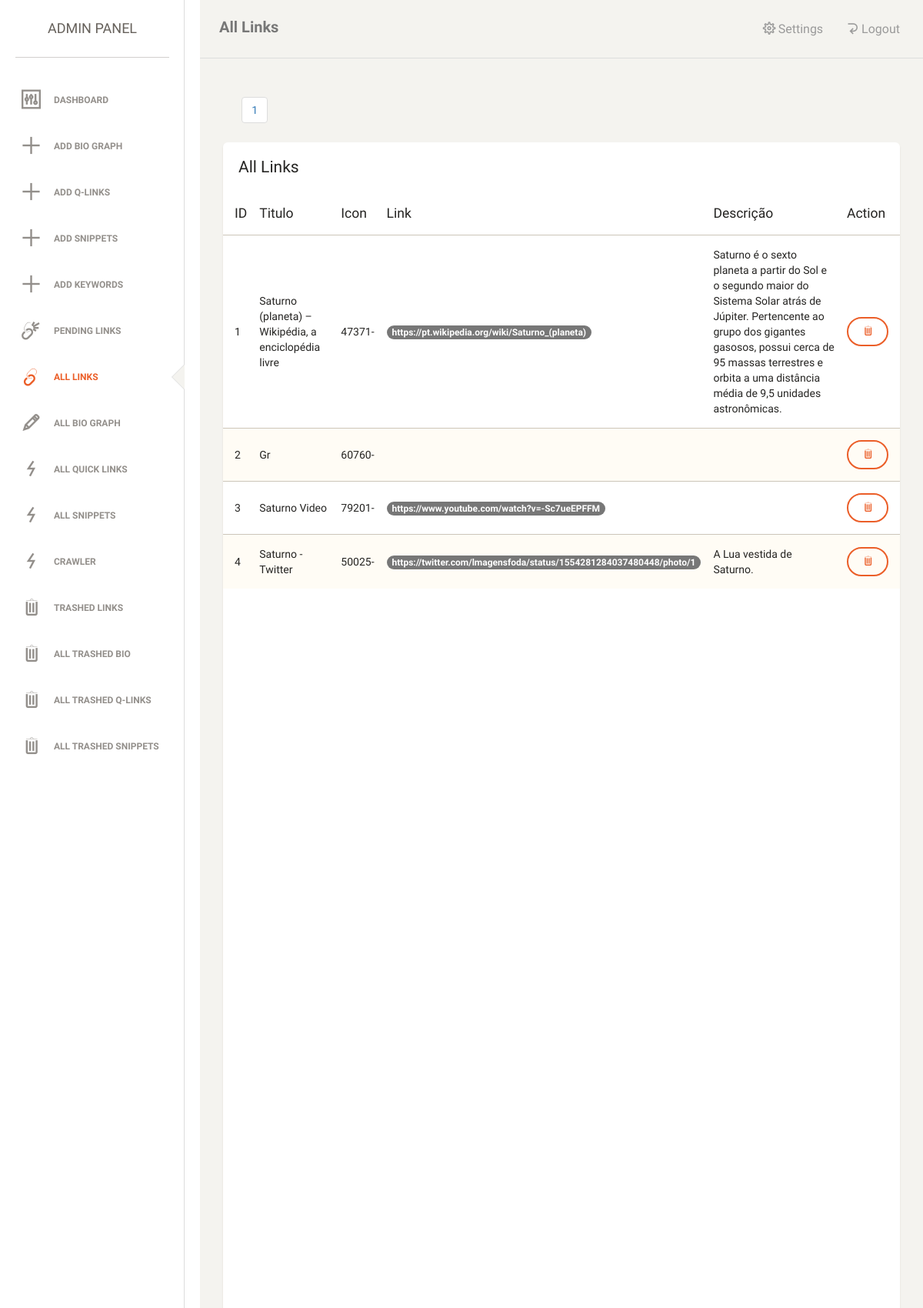
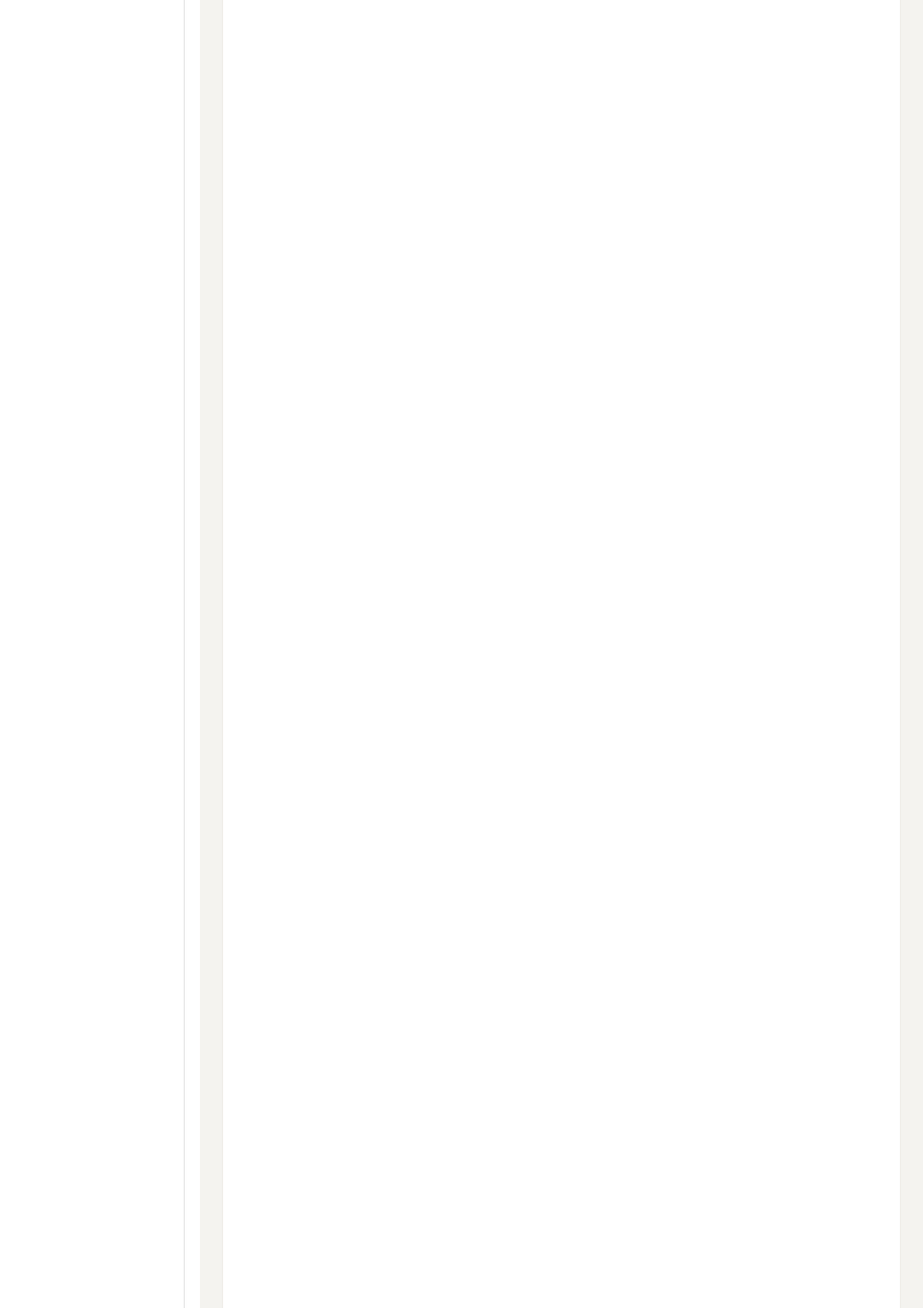
The app's page /admin/all_links.php (signed in, upper part) with its own data (2 pictures, top to bottom).
### tables this page shows
CREATE TABLE `search` (
  `id` int(11) NOT NULL,
  `title` longtext NOT NULL,
  `url` longtext NOT NULL,
  `description` longtext NOT NULL,
  `keywords` varchar(500) NOT NULL,
  `icons` longtext NOT NULL,
  `clicks` longtext NOT NULL,
  `status` longtext NOT NULL
);

### admin/all_links.php (the view, shortened to what this page needs)
<?php
	include '../inc/db_connect.php';
$limit = 25;
if (isset($_GET["page"])) { $page  = $_GET["page"]; } else { $page=1; };
$start_from = ($page-1) * $limit;
?>
<!doctype html>
<html lang="en">
<head>
    <link href="assets/css/bootstrap.min.css" rel="stylesheet" />
    <link href="assets/css/animate.min.css" rel="stylesheet"/>
    <link href="assets/css/paper-dashboard.css" rel="stylesheet"/>
    <link href="assets/css/demo.css" rel="stylesheet" />
    <link href="css/font-awesome.min.css" rel="stylesheet">
    <link href="assets/css/themify-icons.css" rel="stylesheet">
</head>
<body>
<div class="wrapper">
<?php include 'sidebar.php';?>
    <div class="main-panel">
		<nav class="navbar navbar-default">
            <div class="container-fluid">
                <div class="navbar-header">
                    <a class="navbar-brand" href="#">All Links</a>
                </div>
                <?php include 'header.php'; ?>
            </div>
        </nav>
		<div class="content">
            <div class="container-fluid">&nbsp;&nbsp;&nbsp;&nbsp;&nbsp;&nbsp;
					<?php
			$sql = "SELECT count(id) FROM search WHERE status='published'";
			$rs_result = mysqli_query($conn,$sql);
			$row = mysqli_fetch_array($rs_result,MYSQLI_NUM);
			$total_records = $row[0];
			if($total_records<250)
			{
				$total_pages = ceil($total_records / $limit);
				$pagLink = "<ul class='pagination'>";
				for ($i=1; $i<=$total_pages; $i++) {
							 $pagLink .= "<li class='page-item'><a class='page-link' href='?page=".$i."'>".$i."</a></li>";
				};
				echo $pagLink . "</ul>";
			}
		?>
                <div style="height:3500px" class="card card-map">
					<div class="header">
                        <h4 class="title">All Links</h4>
                    </div>
					<div class="map">
					<table class="table table-striped">
                                    <thead>
                                    	<th>ID</th>
                                    	<th>Titulo</th>
                                    	<th>Icon</th>
                                    	<th>Link</th>
                                    	<th>Descrição</th>
                                    	<th>Action</th>
                                    </thead>
                                    <tbody>
						<?php
						$sql="SELECT * FROM search where status='published' ORDER BY id ASC LIMIT $start_from, $limit";
						$result=mysqli_query($conn,$sql);
						$count=0;
						while($rows=mysqli_fetch_assoc($result)){
							$count++;
									echo ' <tr>
                                        	<td>'.$count.'</td>
                                        	<td>'.$rows['title'].'</td>
                                        	<td>'.$rows['icons'].'</td>
                                        	<td><span class="badge badge-success">'.$rows['url'].'</span></td>
                                        	<td>'.$rows['description'].'</td>
                                        	<td>
											<form action="" method="post">
											<input type="hidden" name="id" value="'.$rows['id'].'">
											<button name="delete" class="btn btn-danger"><i class="ti-trash"></i></button>
											</form>
											</td>
                                        </tr>';
						}
						?>
						</tbody>
						</table>
					</div>
				</div>
			</div>
		</div>
    </div>
</div>
</body>
</html>

### records on screen
search: title "Saturno (planeta) – Wikipédia, a enciclopédia livre", icons "47371-", url "https://pt.wikipedia.org/wiki/Saturno_(planeta)", description "Saturno é o sexto planeta a partir do Sol e o segundo maior do Sistema Solar atrás de Júpiter. Pertencente ao grupo dos gigantes gasosos, possui cerca de 95 massas terrestres e orbita a uma distância média de 9,5 unidades astronômicas."
search: title "Gr", icons "60760-"
search: title "Saturno Video", icons "79201-", url "https://www.youtube.com/watch?v=-Sc7ueEPFFM"
search: title "Saturno - Twitter", icons "50025-", url "https://twitter.com/lmagensfoda/status/1554281284037480448/photo/1", description "A Lua vestida de Saturno."
